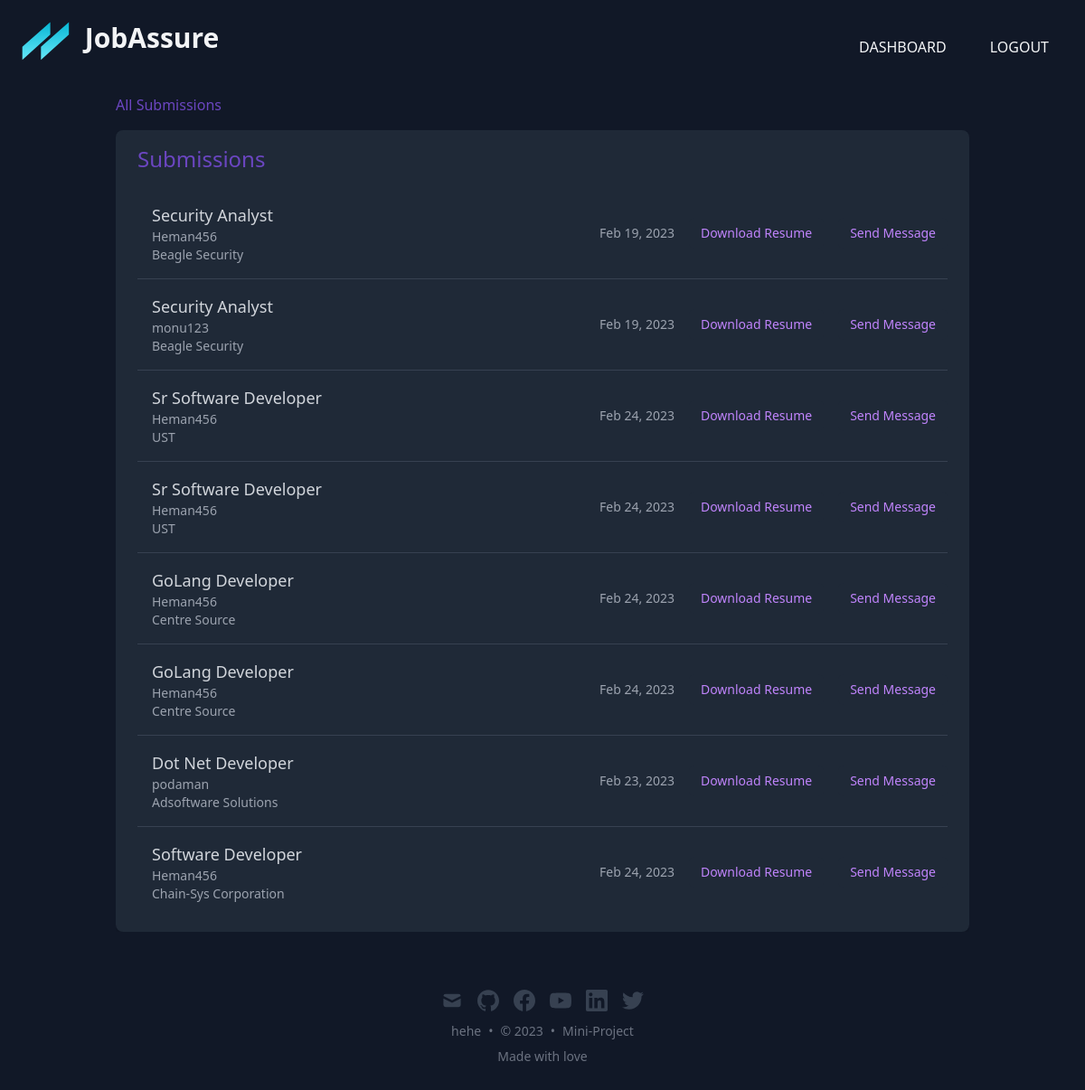
/dashboard/submissions/ (signed in), run on the app's committed database.
### dash/models.py (models this page shows)
class Submission(models.Model):
    job_post = models.ForeignKey(JobPost, on_delete=models.CASCADE)
    user = models.ForeignKey(User, on_delete=models.CASCADE)
    resume = models.FileField(upload_to='resumes/')
    created_at = models.DateTimeField(auto_now_add=True)

class JobPost(models.Model):
    JOB_TYPE_CHOICES = (
        ('full_time', 'Full Time'),
        ('part_time', 'Part Time'),
        ('contract', 'Contract'),
        ('internship', 'Internship'),
        ('freelance', 'Freelance'),
    )
    user = models.ForeignKey(User, on_delete=models.CASCADE)
    title = models.CharField(max_length=200)
    company = models.CharField(max_length=200)
    description = models.TextField()
    job_type = models.CharField(max_length=20, choices=JOB_TYPE_CHOICES, default='full_time')
    created_at = models.DateTimeField(auto_now_add=True)

### dash/views.py (the view)
# urls.py: path('/submissions/', views.submissions, name='submissions'),
@login_required
def submissions(request):
    user = request.user
    submissions = Submission.objects.filter(job_post__user=user)
    success_message = messages.get_messages(request)
    return render(request, 'submissions.html', {'submissions': submissions, 'success_message': success_message})

### dash/templates/submissions.html (shortened to what this page needs)
{% extends 'base.html' %}
{% block content %}
<h1 class="text-green-500 mb-4 text-purple-600">All Submissions</h1>
<div class="overflow-x-auto">
  <div class="bg-gray-800 rounded-lg shadow overflow-hidden">
    <div class="px-6 py-4">
      <h1 class="text-green-300 mb-4 text-purple-600 text-2xl font-medium">Submissions</h1>
      <ul class="divide-y divide-gray-700">
        {% for submission in submissions %}
        <li class="py-4 hover:bg-gray-700 transition duration-300 ease-in-out transform hover:-translate-y-1">
          <div class="flex justify-between items-center">
            <div class="flex items-center space-x-4">
              <div>
                <h3 class="text-lg font-medium text-gray-300">{{ submission.job_post.title }}</h3>
                <p class="text-sm font-medium text-gray-400">{{ submission.user.username }}</p>
                <p class="text-sm font-medium text-gray-400">{{ submission.job_post.company }}</p>
              </div>
            </div>
            <div class="flex items-center space-x-4">
              <p class="text-sm font-medium text-gray-400">{{ submission.created_at|date:'M d, Y' }}</p>
              <a href="{{ submission.resume.url }}" class="inline-flex items-center px-3 py-2 border border-transparent text-sm leading-4 font-medium rounded-md text-purple-400 bg-gray-800 hover:bg-purple-600 hover:text-white focus:outline-none focus:ring-2 focus:ring-offset-2 focus:ring-purple-500 transition duration-300 ease-in-out transform hover:-translate-y-1 hover:scale-110">Download Resume</a>
              <a href="{% url 'send_message' submission_id=submission.id %}" class="inline-flex items-center px-3 py-2 border border-transparent text-sm leading-4 font-medium rounded-md text-purple-400 bg-gray-800 hover:bg-purple-600 hover:text-white focus:outline-none focus:ring-2 focus:ring-offset-2 focus:ring-purple-500 transition duration-300 ease-in-out transform hover:-translate-y-1 hover:scale-110">Send Message</a>
            </div>
          </div>
        </li>
        {% endfor %}
      </ul>
    </div>
  </div>
</div>
{% endblock %}

### dash/templates/submissions.html (style rules this page uses)
.text-green-500 { color: #48bb78; }
.text-purple-600 { color: #6b46c1; }

### data on the page
Submission: job_post "Security Analyst", user.username "Heman456", job_post.company "Beagle Security", created_at "Feb 19, 2023"
Submission: job_post "Security Analyst", user.username "monu123", job_post.company "Beagle Security", created_at "Feb 19, 2023"
Submission: job_post "Sr Software Developer", user.username "Heman456", job_post.company "UST", created_at "Feb 24, 2023"
Submission: job_post "Sr Software Developer", user.username "Heman456", job_post.company "UST", created_at "Feb 24, 2023"
Submission: job_post "GoLang Developer", user.username "Heman456", job_post.company "Centre Source", created_at "Feb 24, 2023"
Submission: job_post "GoLang Developer", user.username "Heman456", job_post.company "Centre Source", created_at "Feb 24, 2023"
Submission: job_post "Dot Net Developer", user.username "podaman", job_post.company "Adsoftware Solutions", created_at "Feb 23, 2023"
Submission: job_post "Software Developer", user.username "Heman456", job_post.company "Chain-Sys Corporation", created_at "Feb 24, 2023"
